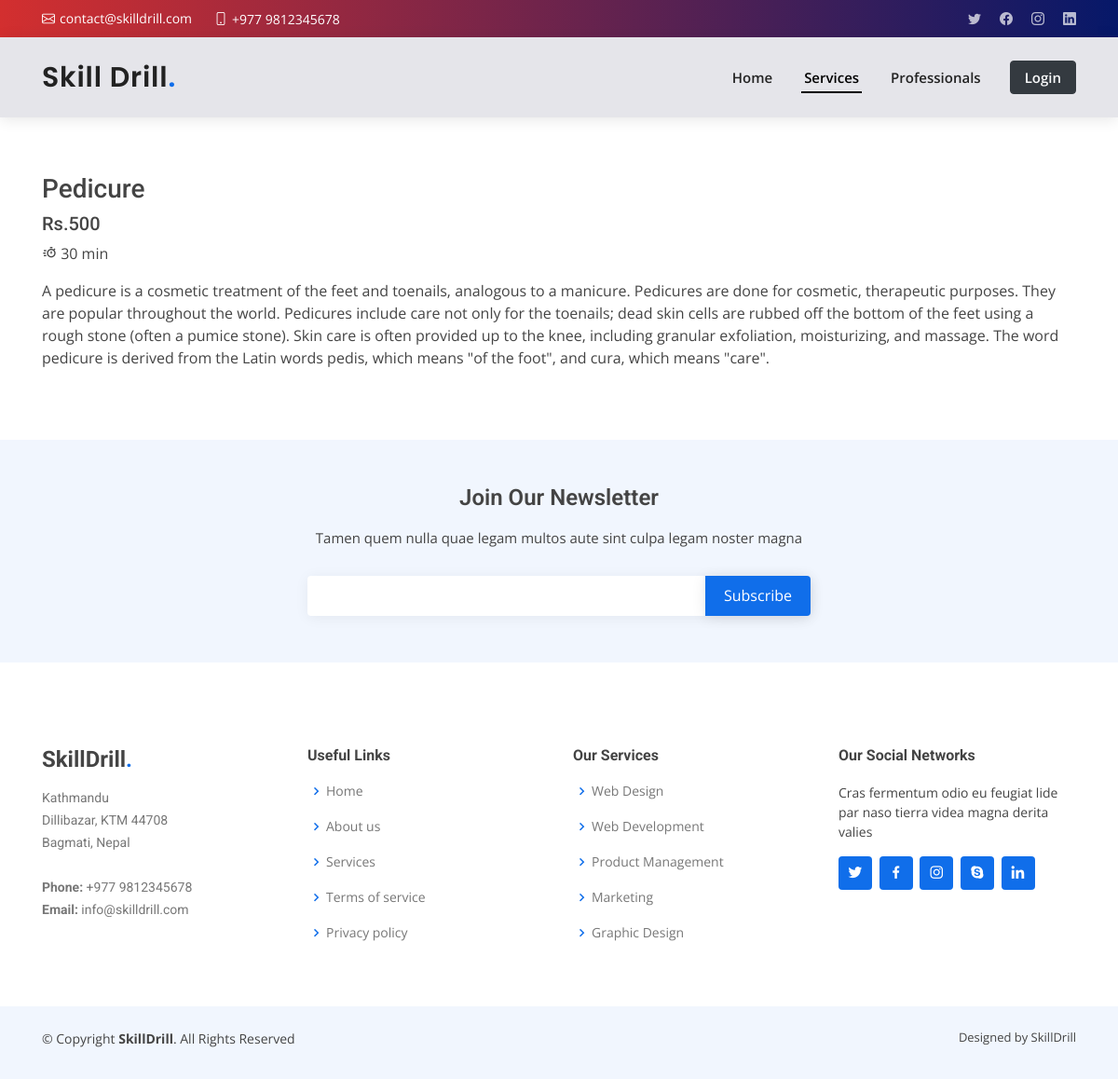
The page /locations/Kathmandu/Pedicure on the database its author committed.
### locations/models.py (models this page shows, shortened)
class Services(models.Model):
    category = models.ForeignKey(Category, null=True, on_delete=models.CASCADE, related_name="rel_cat")
    title = models.CharField(max_length=200)
    charge = models.IntegerField()
    time = models.IntegerField(null=True)
    description = models.CharField(max_length=2000, null=True)
    professional = models.CharField(max_length=100) #Todo: Many to Many
    location = models.ManyToManyField(Location, blank=True, related_name="services")

### locations/views.py (the view)
# urls.py: path('<str:location_name>/<str:service_name>', views.service, name="service")
def service(request, service_name, location_name):
    services = Services.objects.get(title=service_name)
    locations = Location.objects.get(location=location_name)
    return render(request, "locations/service.html",{
        "services":services, "locations":locations
    })

### locations/templates/locations/service.html (shortened to what this page needs)
{% extends 'layout.html' %}
{% load static %}
{% block body %}
{% include 'servicesNavbar.html' %}
<section id="featured-services" class="featured-services">
        <div class="container rounded">
          <h3>{{ services.title }}</h3>
          <h5>Rs.{{ services.charge }}</h5>
          <p>
            <i class="bx bx-timer"></i>
            {{ services.time }} min</p>
          <p>{{ services.description }}</p>
        </div>
      </section>
{% endblock %}

### skilldrill/static/css/style.css (style rules this page uses)
body { font-family: "Open Sans", sans-serif; color: #444444; }
h1, h2, h3, h4, h5, h6 { font-family: "Roboto", sans-serif; }
section { padding: 60px 0; overflow: hidden; }

### rows shown on the page
Services: title "Pedicure", charge "500", time "30", description "A pedicure is a cosmetic treatment of the feet and toenails, analogous to a manicure. Pedicures are done for cosmetic, therapeutic purposes. They are popular throughout the world. Pedicures include care not only for the toenails; dead skin cells are rubbed off the bottom of the feet using a rough stone (often a pumice stone). Skin care is often provided up to the knee, including granular exfoliation, moisturizing, and massage. The word pedicure is derived from the Latin words pedis, which means \"of the foot\", and cura, which means \"care\"."
